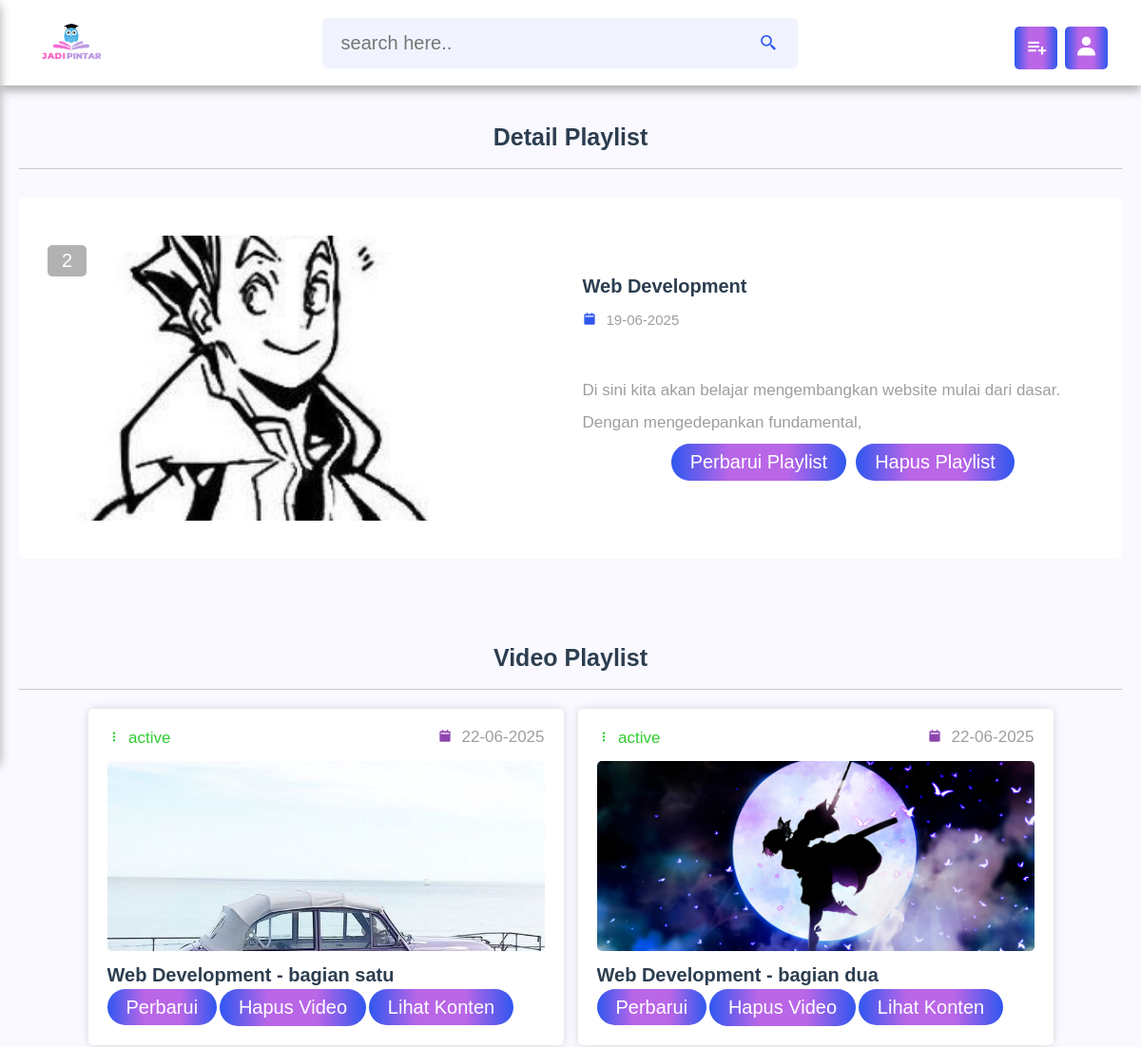
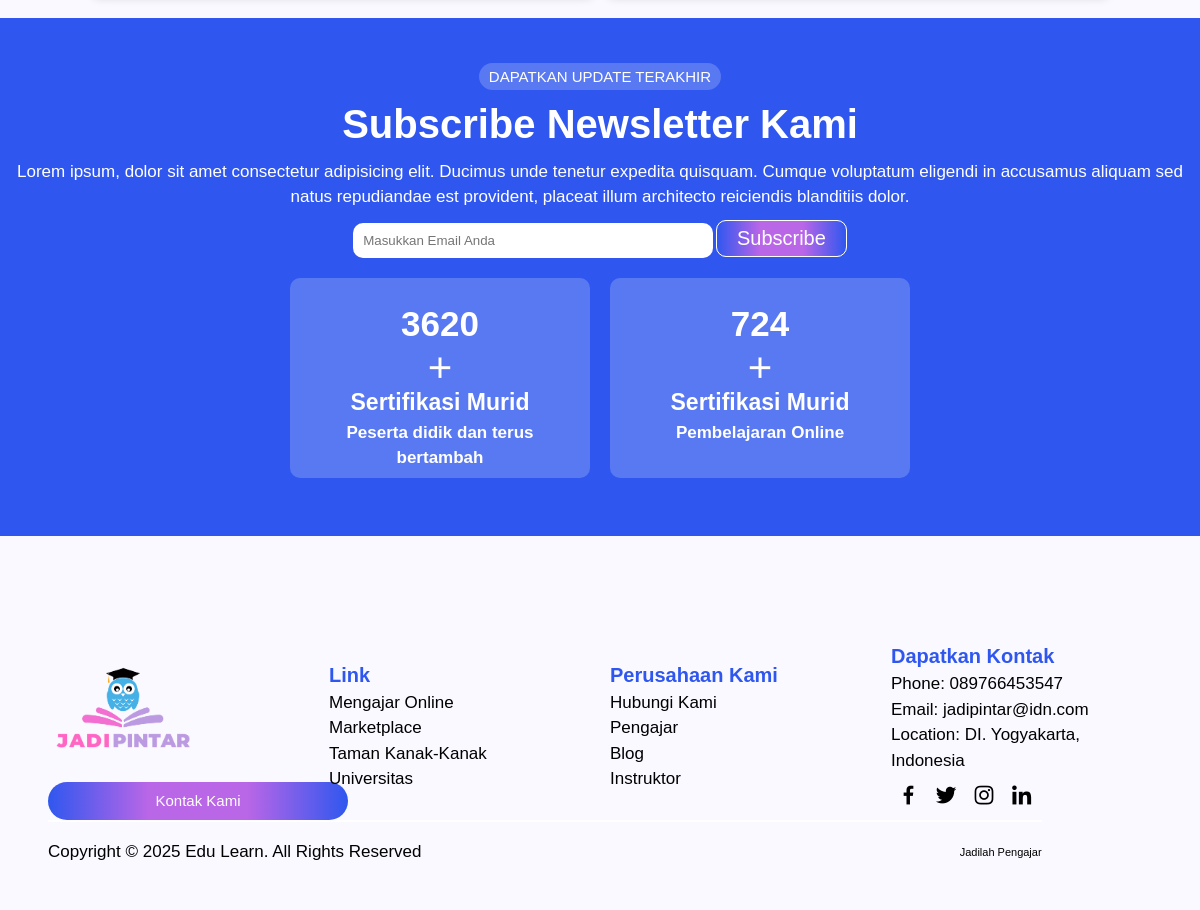
The app's page /admin/view_playlist.php?get_id=frhuOoqYizs1cbyVzgFs (signed in) with its own data (2 pictures, top to bottom).
### tables this page shows
CREATE TABLE `playlist` (
  `id` varchar(20) NOT NULL,
  `tutor_id` varchar(20) NOT NULL,
  `title` varchar(20) NOT NULL,
  `descriptions` varchar(100) NOT NULL,
  `thumb` varchar(100) NOT NULL,
  `date` date NOT NULL DEFAULT current_timestamp(),
  `status` varchar(20) NOT NULL
);

CREATE TABLE `content` (
  `id` varchar(20) NOT NULL,
  `tutor_id` varchar(20) NOT NULL,
  `playlist_id` varchar(20) NOT NULL,
  `title` varchar(100) NOT NULL,
  `descriptions` varchar(1000) NOT NULL,
  `video` varchar(100) NOT NULL,
  `thumb` varchar(100) NOT NULL,
  `date` date NOT NULL DEFAULT current_timestamp(),
  `status` varchar(10) NOT NULL
);

### admin/view_playlist.php (the view, shortened to what this page needs)
<?php
    include '../components/connect.php';
    if(isset($_COOKIE['tutor_id'])){
        $tutor_id = $_COOKIE['tutor_id'];
    }else{
        $tutor_id = '';
        header('location: login.php');
    }
    if(isset($_GET['get_id'])){
        $get_id = $_GET['get_id'];
    }else{
        $get_id = '';
        header('location:contents.php');
    }
?>
<!DOCTYPE html>
<html lang="en">
<head>
    <link href='https://unpkg.com/boxicons@2.1.4/css/boxicons.min.css' rel='stylesheet'>
</head>
<body>
    <?php include '../components/admin_header.php'?>
    <section class="view-playlist">
        <h1 class="heading">Detail Playlist</h1>
        <?php
             $select_playlist = $conn->prepare("SELECT * FROM playlist WHERE id = ? AND tutor_id = ?");
             $select_playlist->execute([$get_id, $tutor_id]);
             if($select_playlist->rowCount() > 0){
                while($fetch_playlist = $select_playlist->fetch(PDO::FETCH_ASSOC)){
                    $playlist_id = $fetch_playlist['id'];
                    $count_videos = $conn->prepare("SELECT * FROM content WHERE playlist_id = ?");
                    $count_videos->execute([$playlist_id]);
                    $total_videos = $count_videos->rowCount();
        ?>
        <div class="row">
            <div class="thumb">
                <span><?= $total_videos;?></span>
                <img src="../uploaded_files/<?= $fetch_playlist['thumb']; ?>">
            </div>
            <div class="details">
                <h3 class="title"><?= $fetch_playlist['title']; ?></h3>
                <div class="date"><i class="bx bxs-calendar-alt"></i><span><?= date('d-m-Y', strtotime($fetch_playlist['date'])); ?></span></div>
                <div class="descriptions">
                    <?= $fetch_playlist['descriptions']; ?>
                </div>
                <form action="" method="post" class="flex-btn">
                    <a href="update_playlist.php?get_id=<?=$playlist_id ; ?>" class="btn">Perbarui Playlist</a>
                    <input type="submit" name="delete" value="hapus playlist" class="btn" onclick="return confirm('hapus playlist ini'); ">
                </form>
            </div>
        </div>
        <?php
                }
            }else{
                echo'<p class="empty">belum ada playlist ditambahkan!</p>';
            }
        ?>
    </section>
    <section class="contents">
        <h1 class="heading">Video Playlist</h1>
        <div class="box-container">
            <?php
                $select_videos = $conn->prepare("SELECT * FROM content WHERE tutor_id = ? AND playlist_id = ?");
                $select_videos->execute([$tutor_id, $playlist_id]);
                if($select_videos->rowCount() > 0){
                    while($fetch_videos = $select_videos->fetch(PDO::FETCH_ASSOC)){
                        $video_id = $fetch_videos['id'];
            ?>
            <div class="box">
                <div class="flex">
                    <div><i class="bx bx-dots-vertical-rounded" style="<?php if($fetch_videos['status'] == 'active'){echo 'color:limegreen';}else{echo 'color:red';}?>">
                        <span style="<?php if($fetch_videos['status']=='active'){ echo 'color:limegreen';}else{echo 'color:red';}?>"><?= $fetch_videos['status']; ?></span>
                    </i></div>
                    <div> <i class="bx bxs-calendar-alt"></i><span><?= date('d-m-Y', strtotime($fetch_videos['date'])); ?></span> </div>
                </div>
                <img src="../uploaded_files/<?= $fetch_videos['thumb'];?>" class="thumb">
                <h3 class="title"><?= $fetch_videos['title']; ?></h3>
                <form action="" method="post">
                        <a href="update_content.php?get_id=<?= $video_id; ?>" class="btn">Perbarui</a>
                        <input type="submit" name="delete_video" value="hapus video" class="btn" onclick="return confirm('hapus video ini');">
                        <a href="view_content.php?get_id=<?= $video_id; ?>" class="btn">Lihat Konten</a>
                </form>
            </div>
            <?php
                  }
                }
            ?>
        </div>
    </section>
    <?php include '../components/footer.php'?>
</body>
</html>

### records on screen
playlist: total_videos "2", thumb (picture), title "Web Development", date "19-06-2025", descriptions "Di sini kita akan belajar mengembangkan website mulai dari dasar. Dengan mengedepankan fundamental,"
content: status "active", date "22-06-2025", thumb (picture), title "Web Development - bagian satu"
content: status "active", date "22-06-2025", thumb (picture), title "Web Development - bagian dua"
